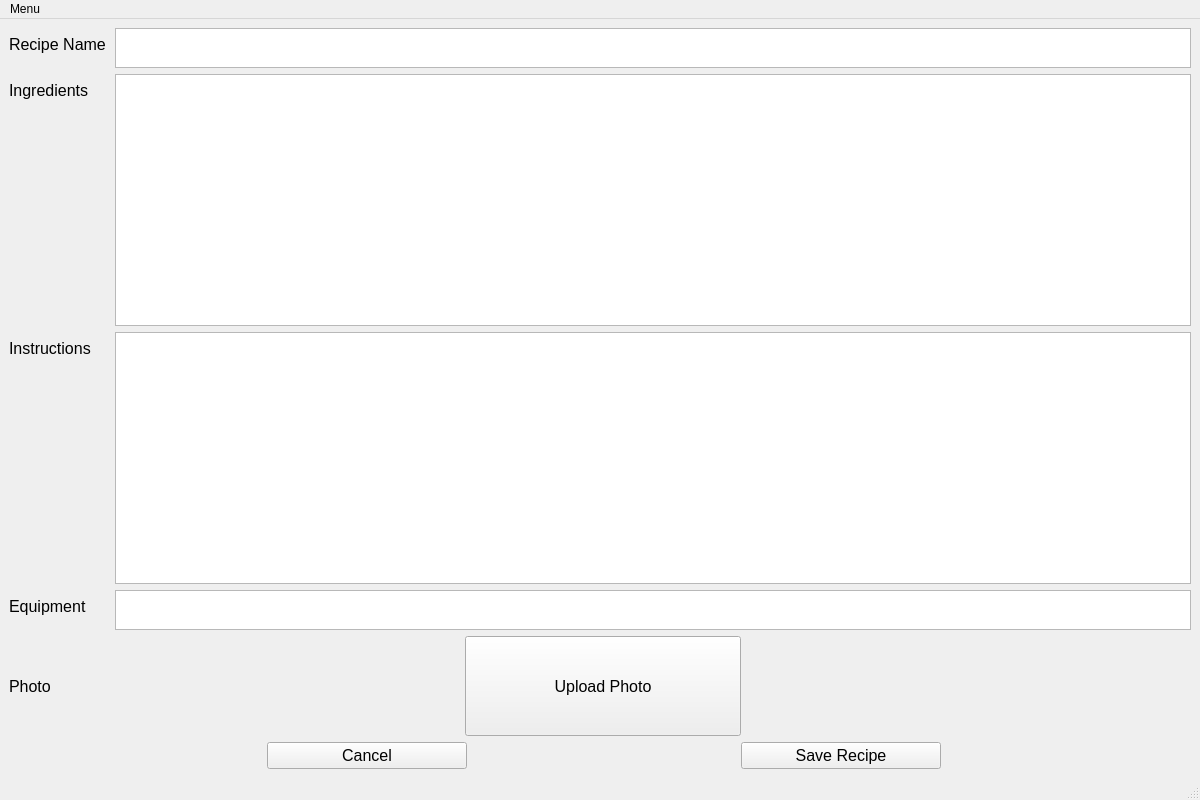
<?xml version="1.0" encoding="UTF-8"?>
<ui version="4.0">
 <class>Recipe_Editor</class>
 <widget class="QMainWindow" name="Recipe_Editor">
  <property name="geometry">
   <rect>
    <x>0</x>
    <y>0</y>
    <width>1200</width>
    <height>800</height>
   </rect>
  </property>
  <property name="minimumSize">
   <size>
    <width>800</width>
    <height>600</height>
   </size>
  </property>
  <property name="baseSize">
   <size>
    <width>1200</width>
    <height>800</height>
   </size>
  </property>
  <property name="windowTitle">
   <string>MainWindow</string>
  </property>
  <widget class="QWidget" name="centralwidget">
   <property name="sizePolicy">
    <sizepolicy hsizetype="Preferred" vsizetype="Preferred">
     <horstretch>0</horstretch>
     <verstretch>0</verstretch>
    </sizepolicy>
   </property>
   <layout class="QVBoxLayout" name="verticalLayout_2">
    <item>
     <layout class="QFormLayout" name="formLayout_3">
      <item row="0" column="0">
       <widget class="QLabel" name="recipeNameLabel">
        <property name="baseSize">
         <size>
          <width>0</width>
          <height>0</height>
         </size>
        </property>
        <property name="font">
         <font>
          <pointsize>12</pointsize>
         </font>
        </property>
        <property name="text">
         <string>Recipe Name</string>
        </property>
       </widget>
      </item>
      <item row="0" column="1">
       <widget class="QTextEdit" name="recipeNameText">
        <property name="sizePolicy">
         <sizepolicy hsizetype="Expanding" vsizetype="Fixed">
          <horstretch>0</horstretch>
          <verstretch>0</verstretch>
         </sizepolicy>
        </property>
        <property name="maximumSize">
         <size>
          <width>16777215</width>
          <height>40</height>
         </size>
        </property>
        <property name="baseSize">
         <size>
          <width>0</width>
          <height>20</height>
         </size>
        </property>
        <property name="font">
         <font>
          <pointsize>12</pointsize>
         </font>
        </property>
        <property name="tabChangesFocus">
         <bool>true</bool>
        </property>
       </widget>
      </item>
      <item row="1" column="0">
       <widget class="QLabel" name="ingredientsLabel">
        <property name="baseSize">
         <size>
          <width>0</width>
          <height>0</height>
         </size>
        </property>
        <property name="font">
         <font>
          <pointsize>12</pointsize>
         </font>
        </property>
        <property name="text">
         <string>Ingredients</string>
        </property>
       </widget>
      </item>
      <item row="1" column="1">
       <widget class="QTextEdit" name="ingredientsText">
        <property name="font">
         <font>
          <pointsize>12</pointsize>
         </font>
        </property>
        <property name="tabChangesFocus">
         <bool>true</bool>
        </property>
       </widget>
      </item>
      <item row="2" column="0">
       <widget class="QLabel" name="instructionsLabel">
        <property name="baseSize">
         <size>
          <width>0</width>
          <height>0</height>
         </size>
        </property>
        <property name="font">
         <font>
          <pointsize>12</pointsize>
         </font>
        </property>
        <property name="text">
         <string>Instructions</string>
        </property>
       </widget>
      </item>
      <item row="2" column="1">
       <widget class="QTextEdit" name="instructionsText">
        <property name="font">
         <font>
          <pointsize>12</pointsize>
         </font>
        </property>
        <property name="tabChangesFocus">
         <bool>true</bool>
        </property>
       </widget>
      </item>
      <item row="3" column="0">
       <widget class="QLabel" name="equipmentLabel">
        <property name="font">
         <font>
          <pointsize>12</pointsize>
         </font>
        </property>
        <property name="text">
         <string>Equipment</string>
        </property>
       </widget>
      </item>
      <item row="3" column="1">
       <widget class="QTextEdit" name="equipmentText">
        <property name="sizePolicy">
         <sizepolicy hsizetype="Expanding" vsizetype="Fixed">
          <horstretch>0</horstretch>
          <verstretch>0</verstretch>
         </sizepolicy>
        </property>
        <property name="maximumSize">
         <size>
          <width>16777215</width>
          <height>40</height>
         </size>
        </property>
        <property name="font">
         <font>
          <pointsize>12</pointsize>
         </font>
        </property>
        <property name="tabChangesFocus">
         <bool>true</bool>
        </property>
        <property name="placeholderText">
         <string/>
        </property>
       </widget>
      </item>
      <item row="4" column="0">
       <widget class="QLabel" name="photoLabel">
        <property name="sizePolicy">
         <sizepolicy hsizetype="Preferred" vsizetype="Fixed">
          <horstretch>0</horstretch>
          <verstretch>0</verstretch>
         </sizepolicy>
        </property>
        <property name="minimumSize">
         <size>
          <width>100</width>
          <height>100</height>
         </size>
        </property>
        <property name="baseSize">
         <size>
          <width>0</width>
          <height>0</height>
         </size>
        </property>
        <property name="font">
         <font>
          <pointsize>12</pointsize>
         </font>
        </property>
        <property name="text">
         <string>Photo</string>
        </property>
       </widget>
      </item>
      <item row="4" column="1">
       <layout class="QHBoxLayout" name="horizontalLayout_3">
        <item>
         <spacer name="horizontalSpacer_2">
          <property name="orientation">
           <enum>Qt::Horizontal</enum>
          </property>
          <property name="sizeType">
           <enum>QSizePolicy::Fixed</enum>
          </property>
          <property name="sizeHint" stdset="0">
           <size>
            <width>350</width>
            <height>20</height>
           </size>
          </property>
         </spacer>
        </item>
        <item>
         <widget class="QPushButton" name="uploadButton">
          <property name="sizePolicy">
           <sizepolicy hsizetype="Maximum" vsizetype="Maximum">
            <horstretch>0</horstretch>
            <verstretch>0</verstretch>
           </sizepolicy>
          </property>
          <property name="maximumSize">
           <size>
            <width>300</width>
            <height>100</height>
           </size>
          </property>
          <property name="font">
           <font>
            <pointsize>12</pointsize>
           </font>
          </property>
          <property name="text">
           <string>Upload Photo</string>
          </property>
          <property name="icon">
           <iconset>
            <normalon>:/resources/icons/upload.png</normalon>
           </iconset>
          </property>
          <property name="iconSize">
           <size>
            <width>30</width>
            <height>30</height>
           </size>
          </property>
         </widget>
        </item>
        <item>
         <spacer name="horizontalSpacer_3">
          <property name="orientation">
           <enum>Qt::Horizontal</enum>
          </property>
          <property name="sizeType">
           <enum>QSizePolicy::Fixed</enum>
          </property>
          <property name="sizeHint" stdset="0">
           <size>
            <width>450</width>
            <height>20</height>
           </size>
          </property>
         </spacer>
        </item>
       </layout>
      </item>
     </layout>
    </item>
    <item>
     <layout class="QHBoxLayout" name="horizontalLayout_2">
      <item>
       <spacer name="horizontalSpacer_4">
        <property name="orientation">
         <enum>Qt::Horizontal</enum>
        </property>
        <property name="sizeType">
         <enum>QSizePolicy::Fixed</enum>
        </property>
        <property name="sizeHint" stdset="0">
         <size>
          <width>258</width>
          <height>20</height>
         </size>
        </property>
       </spacer>
      </item>
      <item>
       <widget class="QPushButton" name="cancelButton">
        <property name="minimumSize">
         <size>
          <width>200</width>
          <height>0</height>
         </size>
        </property>
        <property name="font">
         <font>
          <pointsize>12</pointsize>
         </font>
        </property>
        <property name="text">
         <string>Cancel</string>
        </property>
        <property name="icon">
         <iconset>
          <normalon>:/resources/icons/close.png</normalon>
         </iconset>
        </property>
       </widget>
      </item>
      <item>
       <spacer name="horizontalSpacer">
        <property name="orientation">
         <enum>Qt::Horizontal</enum>
        </property>
        <property name="sizeType">
         <enum>QSizePolicy::Fixed</enum>
        </property>
        <property name="sizeHint" stdset="0">
         <size>
          <width>400</width>
          <height>20</height>
         </size>
        </property>
       </spacer>
      </item>
      <item>
       <widget class="QPushButton" name="saveRecipeButton">
        <property name="minimumSize">
         <size>
          <width>200</width>
          <height>0</height>
         </size>
        </property>
        <property name="font">
         <font>
          <pointsize>12</pointsize>
         </font>
        </property>
        <property name="text">
         <string>Save Recipe</string>
        </property>
        <property name="icon">
         <iconset>
          <normalon>:/resources/icons/saveYellow.png</normalon>
         </iconset>
        </property>
       </widget>
      </item>
      <item>
       <spacer name="horizontalSpacer_5">
        <property name="orientation">
         <enum>Qt::Horizontal</enum>
        </property>
        <property name="sizeType">
         <enum>QSizePolicy::Fixed</enum>
        </property>
        <property name="sizeHint" stdset="0">
         <size>
          <width>250</width>
          <height>20</height>
         </size>
        </property>
       </spacer>
      </item>
     </layout>
    </item>
   </layout>
  </widget>
  <widget class="QMenuBar" name="menubar">
   <property name="geometry">
    <rect>
     <x>0</x>
     <y>0</y>
     <width>1200</width>
     <height>21</height>
    </rect>
   </property>
   <widget class="QMenu" name="menuMenu">
    <property name="title">
     <string>Menu</string>
    </property>
    <addaction name="actionHome"/>
    <addaction name="actionSearch"/>
    <addaction name="actionCancel"/>
    <addaction name="actionSave_Recipe"/>
    <addaction name="separator"/>
    <addaction name="actionDelete_Recipe"/>
   </widget>
   <addaction name="menuMenu"/>
  </widget>
  <widget class="QStatusBar" name="statusbar"/>
  <action name="actionHome">
   <property name="icon">
    <iconset resource="Resources.qrc">
     <normaloff>:/resources/icons/Home1.png</normaloff>:/resources/icons/Home1.png</iconset>
   </property>
   <property name="text">
    <string>Home</string>
   </property>
  </action>
  <action name="actionSearch">
   <property name="icon">
    <iconset resource="Resources.qrc">
     <normaloff>:/resources/icons/magnifier.png</normaloff>:/resources/icons/magnifier.png</iconset>
   </property>
   <property name="text">
    <string>Search</string>
   </property>
  </action>
  <action name="actionCancel">
   <property name="icon">
    <iconset resource="Resources.qrc">
     <normaloff>:/resources/icons/close.png</normaloff>:/resources/icons/close.png</iconset>
   </property>
   <property name="text">
    <string>Cancel</string>
   </property>
  </action>
  <action name="actionSave_Recipe">
   <property name="icon">
    <iconset resource="Resources.qrc">
     <normaloff>:/resources/icons/saveYellow.png</normaloff>:/resources/icons/saveYellow.png</iconset>
   </property>
   <property name="text">
    <string>Save Recipe</string>
   </property>
  </action>
  <action name="actionDelete_Recipe">
   <property name="icon">
    <iconset resource="Resources.qrc">
     <normaloff>:/resources/icons/trashCan.png</normaloff>:/resources/icons/trashCan.png</iconset>
   </property>
   <property name="text">
    <string>Delete Recipe</string>
   </property>
  </action>
 </widget>
 <tabstops>
  <tabstop>recipeNameText</tabstop>
  <tabstop>ingredientsText</tabstop>
  <tabstop>instructionsText</tabstop>
  <tabstop>equipmentText</tabstop>
  <tabstop>uploadButton</tabstop>
  <tabstop>cancelButton</tabstop>
  <tabstop>saveRecipeButton</tabstop>
 </tabstops>
 <resources>
  <include location="Resources.qrc"/>
 </resources>
 <connections/>
</ui>
